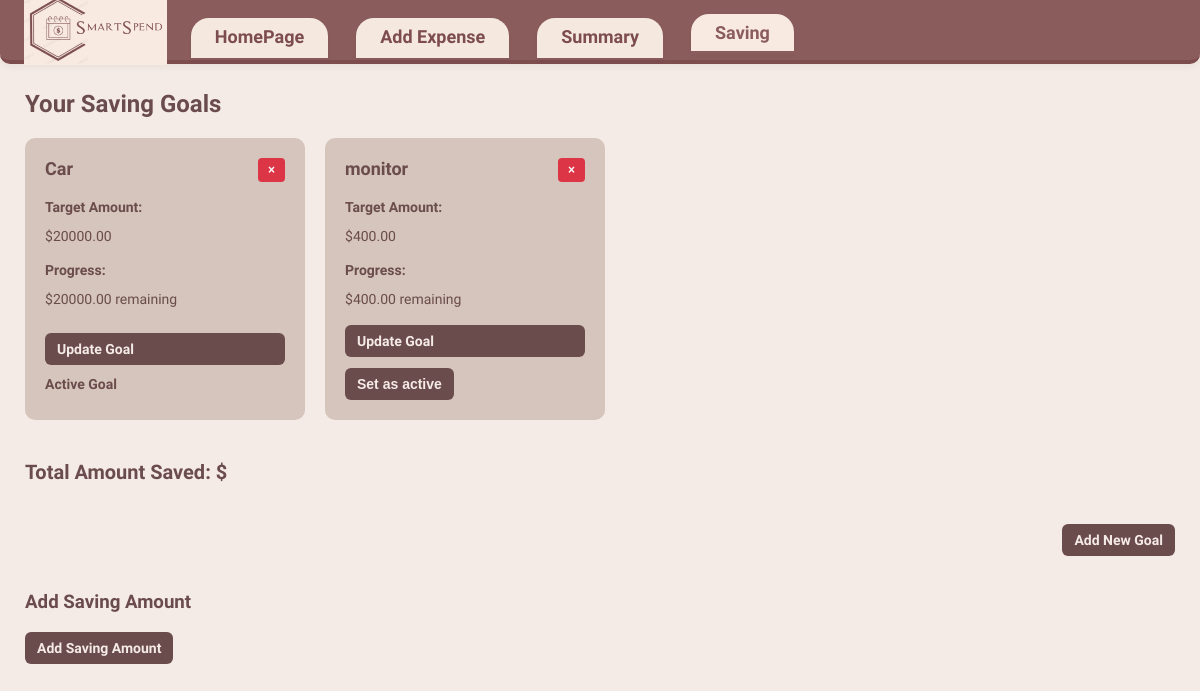
The app's page /saving, older data.
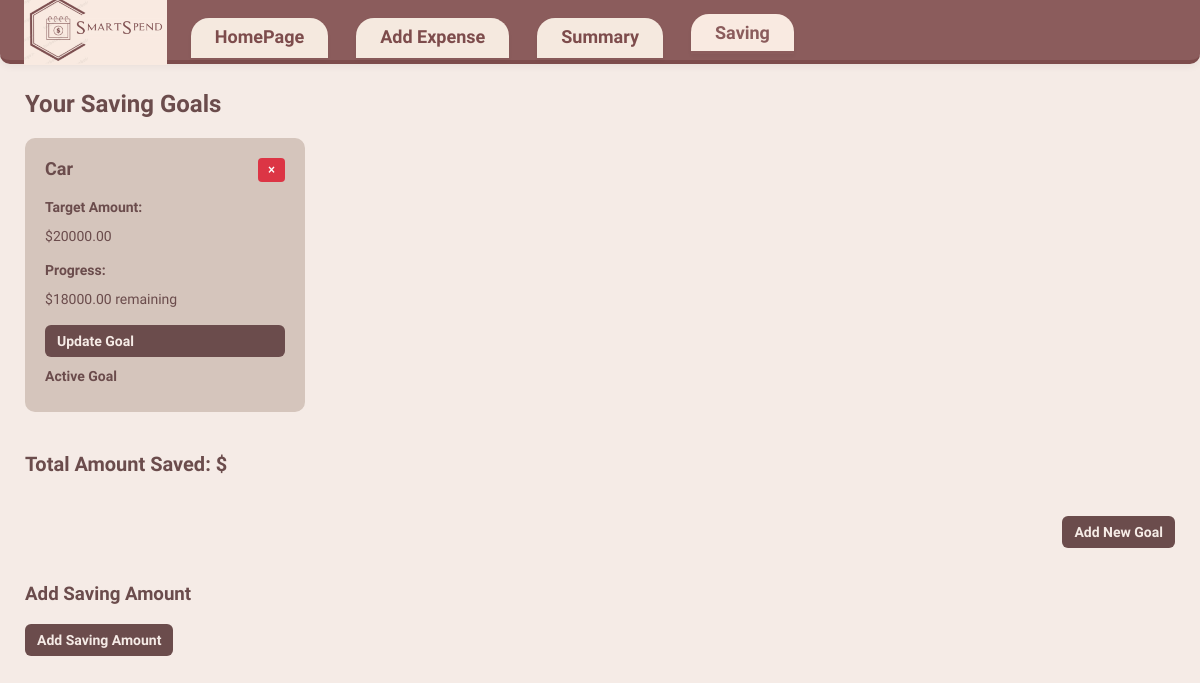
The same page, newer data.
### tables this page shows
CREATE TABLE Goals (
                        id INTEGER PRIMARY KEY AUTOINCREMENT,
                        name TEXT,
                        target_amount REAL,
                        is_active BOOLEAN,
                        created_at TEXT,
                        updated_at TEXT
                    );

### app.py (the view)
@app.route('/saving')
def saving():
    conn = sqlite3.connect(DB_NAME)
    c = conn.cursor()
    c.execute('SELECT * FROM Goals')
    goals_raw = c.fetchall()
    goals = []
    for goal in goals_raw:
        goal_id = goal[0]
        target_amount = goal[2]
        c.execute('SELECT SUM(amount) FROM Expenses WHERE category = "saving" AND description = ?', (goal[1],))
        progress = c.fetchone()[0] or 0.0
        remaining = target_amount - progress
        if remaining < 0:
            remaining = 0.0
        new_goal = (goal[0], goal[1], goal[2], goal[3], remaining, goal[4], goal[5])
        goals.append(new_goal)
    conn.close()
    return render_template('saving.html', goals=goals)

### templates/saving.html (shortened to what this page needs)
<!DOCTYPE html>
<html lang="en">
<head>
  <link rel="stylesheet" href="{{ url_for('static', filename='saving.css') }}">
</head>
<body>
  <div class="main-content">
    <header class="navbar">
      <img src="{{ url_for('static', filename='logo.png') }}" alt="SmartSpend Logo" class="nav-logo">
      <nav>
        <a href="/home">HomePage</a>
        <a href="/add">Add Expense</a>
        <a href="/summary">Summary</a>
        <a href="/saving" class="active">Saving</a>
      </nav>
    </header>
    <main>
      <h2>Your Saving Goals</h2>
      <div class="goals-container">
        {% for goal in goals %}
          <div class="goal-card">
            <div style="display: flex; justify-content: space-between; align-items: flex-start;">
              <h3>{{ goal[1] }}</h3>
              <form action="/delete-goal/{{ goal[0] }}" method="POST" style="margin: 0;">
                <button type="submit" style="background-color: #dc3545; color: white; border: none; padding: 5px 10px; border-radius: 4px; cursor: pointer; font-size: 12px;" onclick="return confirm('Are you sure you want to delete this goal?')">×</button>
              </form>
            </div>
            <label>Target Amount:</label>
            <p>${{ "%.2f"|format(goal[2]) }}</p>
            <label>Progress:</label>
            <p>${{ "%.2f"|format(goal[4]) }} remaining</p>
            <div class="buttons">
              <label for="toggle-update-{{ goal[0] }}" class="toggle-label">Update Goal</label>
              {% if not goal[3] %}
                <form action="/set-active/{{ goal[0] }}" method="POST">
                  <button type="submit">Set as active</button>
                </form>
              {% else %}
                <p><strong>Active Goal</strong></p>
              {% endif %}
            </div>
          </div>
        {% endfor %}
      </div>
      <div class="total-saved">
        Total Amount Saved: <strong>${{ total_saved }}</strong>
      </div>
      <div class="add-goal-container">
        <label for="toggle-add-goal" class="toggle-label">Add New Goal</label>
      </div>
      <div class="add-saving-expense-container" style="margin-top: 30px;">
        <h3>Add Saving Amount</h3>
        <label for="toggle-add-saving" class="toggle-label">Add Saving Amount</label>
      </div>
    </main>
  </div>
</body>
</html>

### static/saving.css (style rules this page uses)
body { margin: 0; font-family: 'Work Sans', sans-serif; background-color: #f5ebe6; color: #6b4c4c; }
.navbar { background-color: #8b5c5c; display: flex; align-items: center; justify-content: flex-start; padding: 0; height: 60px; border-bottom: 4px solid #7d4c4c; border-radius: 0 0 10px 10px; box-shadow: 0 2px 8px rgba(0,0,0,0.06); margin-top: 0; position: fixed; top: 0; left: 0; right: 0; z-index: 1000; }
.nav-logo { height: 70px; margin-left: 24px; margin-right: 24px; }
.navbar nav { display: flex; gap: 18px; }
.navbar nav a { color: #7d4c4c; text-decoration: none; font-size: 18px; font-family: 'Baloo Bhai', cursive; font-weight: 700; background: #f5e9df; border-radius: 18px 18px 0 0; padding: 8px 24px; margin-right: 10px; box-shadow: 0 2px 4px rgba(0,0,0,0.04); border: none; transition: background 0.2s; position: relative; top: 8px; }
.navbar nav a.active, .navbar nav a:focus { background: #F9EAE1; color: #8b5c5c; border-bottom: 3px solid #8b5c5c; top: 4px; }
main { margin-top: 90px; margin-right: 25px; margin-left: 25px; }
main h2 { font-weight: 700; font-size: 24px; margin-bottom: 20px; }
.goals-container { display: flex; gap: 20px; flex-wrap: wrap; }
.goal-card { background-color: #D5C5BC; border-radius: 10px; padding: 20px; width: 280px; box-sizing: border-box; box-shadow: 0 px 5px rgba(107,76,76,0.3); display: flex; flex-direction: column; gap: 10px; }
.goal-card h3 { font-weight: 700; font-size: 18px; margin: 0 0 10px 0; }
.goal-card label { font-weight: 700; font-size: 14px; display: block; margin-bottom: 3px; }
.goal-card p { margin: 0 0 8px 0; font-size: 14px; }
.goal-card .buttons { display: flex; flex-direction: column; gap: 8px; margin-top: auto; }
.goal-card button { background-color: #6b4c4c; color: #f5ebe6; border: none; border-radius: 6px; padding: 8px 12px; font-weight: 600; cursor: pointer; transition: background-color 0.3s ease; font-size: 14px; }
.total-saved { margin-top: 40px; font-weight: 700; font-size: 20px; }
.total-saved strong { font-weight: 900; }
.add-goal-container { margin-top: 40px; display: flex; justify-content: flex-end; align-items: center; gap: 10px; }
form button { background-color: #6b4c4c; color: #f5ebe6; border: none; border-radius: 6px; padding: 8px 12px; font-weight: 600; cursor: pointer; transition: background-color 0.3s ease; font-size: 14px; }

### templates/saving.html (style rules this page uses)
.toggle-label { cursor: pointer; color: #f5ebe6; font-weight: 700; background-color: #6b4c4c; border-radius: 6px; padding: 8px 12px; text-decoration: none; margin-bottom: 5px; display: inline-block; border: none; font-size: 14px; user-select: none; transition: background-color 0.3s ease; }

Row changes from the older to the newer data that the page shows:
removed Goals: name "monitor", target_amount "400.00"
computed for Goals "Car": target_amount "20000.00" → "18000.00"
